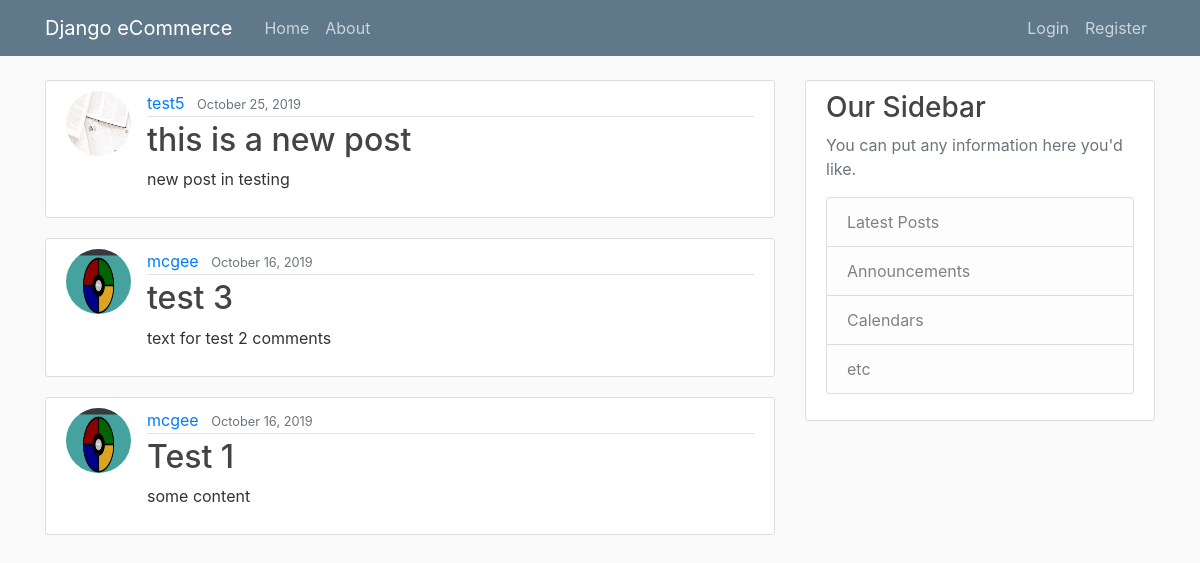
The page / on the database its author committed.
### main/models.py (models this page shows, shortened)
class Post(models.Model):
    title = models.CharField(max_length=100)
    content = models.TextField()
    date_posted = models.DateTimeField(default=timezone.now)
    author = models.ForeignKey(User, on_delete=models.CASCADE) # cascade -  when user is delete remove all posts

### users/models.py (models this page shows, shortened)
class Profile(models.Model): # creating model for profile - one to one relationship
    user = models.OneToOneField(User, on_delete=models.CASCADE) # when user is deleted profile is removed too
    image = models.ImageField(default='default.jpg', upload_to='profile_pics') # default location of default profile image

### main/views.py (the view)
# urls.py: path('', PostListView.as_view(), name='main-home'),
class PostListView(ListView):
    model = Post
    template_name = 'main/index.html'  # <app>/<model>_<viewtype>.html
    context_object_name = 'posts'
    ordering = ['-date_posted']

### cart/contexts.py (called while the page is built)
def cart_contents(request):
    cart = request.session.get('cart', {})
    cart_items = []
    total = 0
    product_count = 0
    for id, quantity in cart.items():
        product = get_object_or_404(Product, pk=id)
        total += quantity * product.price
        product_count += quantity
        cart_items.append({'id': id, 'quantity': quantity, 'product': product})
    return {'cart_items': cart_items, 'total': total, 'product_count': product_count}

### main/templates/main/index.html
{% extends "base.html" %}
{% block content %}
    {% for post in posts %}
        <article class="media content-section">
          <img class="rounded-circle article-img" src="{{ post.author.profile.image.url }}">
          <div class="media-body">
            <div class="article-metadata">
              <a class="mr-2" href="#">{{ post.author }}</a>
              <small class="text-muted">{{ post.date_posted|date:"F d, Y" }}</small>
            </div>
            <h2><a class="article-title" href="{% url 'post-detail' post.id %}">{{ post.title }}</a></h2>
            <p class="article-content">{{ post.content }}</p>
          </div>
        </article>
    {% endfor %}
{% endblock content %}

### templates/base.html (shortened to what this page needs)
{% load static %}
<!DOCTYPE html>
<html>
<head>
    <link rel="stylesheet" href="https://maxcdn.bootstrapcdn.com/bootstrap/4.0.0/css/bootstrap.min.css"
>
    <link rel="stylesheet" type="text/css" href="{% static 'main/main.css' %}">
</head>
<body>
    <header class="site-header">
        <nav class="navbar navbar-expand-md navbar-dark bg-steel fixed-top">
            <div class="container">
                <a class="navbar-brand mr-4" href="{% url 'main-home' %}">Django eCommerce</a>
                <div class="collapse navbar-collapse" id="navbarToggle">
                    <div class="navbar-nav mr-auto">
                        <a class="nav-item nav-link" href="{% url 'main-home' %}">Home</a>
                        <a class="nav-item nav-link" href="{% url 'main-about' %}">About</a>
                    </div>
                    <div class="navbar-nav">
                        {% if user.is_authenticated %}
                        <a class="nav-item nav-link" href="{% url 'profile' %}">Profile</a>
                        <a class="nav-item nav-link" href="{% url 'logout' %}">Logout</a>
                        {% else %}
                        <a class="nav-item nav-link" href="{% url 'login' %}">Login</a>
                        <a class="nav-item nav-link" href="{% url 'register' %}">Register</a>
                        {% endif %}
                    </div>
                </div>
            </div>
        </nav>
    </header>
    <main role="main" class="container">
        <div class="row">
          <div class="col-md-8">
            {% block content %}{% endblock %}
          </div>
          <div class="col-md-4 d-none d-md-block">
            <div class="content-section">
              <h3>Our Sidebar</h3>
              <p class='text-muted'>You can put any information here you'd like.
                <ul class="list-group">
                  <li class="list-group-item list-group-item-light">Latest Posts</li>
                  <li class="list-group-item list-group-item-light">Announcements</li>
                  <li class="list-group-item list-group-item-light">Calendars</li>
                  <li class="list-group-item list-group-item-light">etc</li>
                </ul>
              </p>
            </div>
          </div>
        </div>
      </main>
</body>
</html>

### static/main/main.css (style rules this page uses)
body { background: #fafafa; color: #333333; margin-top: 5rem; }
h1, h2, h3, h4, h5, h6 { color: #444444; }
ul { margin: 0; }
.bg-steel { background-color: #5f788a; }
.site-header .navbar-nav .nav-link { color: #cbd5db; }
.content-section { background: #ffffff; padding: 10px 20px; border: 1px solid #dddddd; border-radius: 3px; margin-bottom: 20px; }
.article-title { color: #444444; }
.article-content { white-space: pre-line; }
.article-img { height: 65px; width: 65px; margin-right: 16px; }
.article-metadata { padding-bottom: 1px; margin-bottom: 4px; border-bottom: 1px solid #e3e3e3 }

### rows shown on the page
Post: author.profile.image (picture), author "test5", date_posted "October 25, 2019", title "this is a new post", content "new post in testing"
Post: author.profile.image (picture), author "mcgee", date_posted "October 16, 2019", title "test 3", content "text for test 2 comments"
Post: author.profile.image (picture), author "mcgee", date_posted "October 16, 2019", title "Test 1", content "some content"
